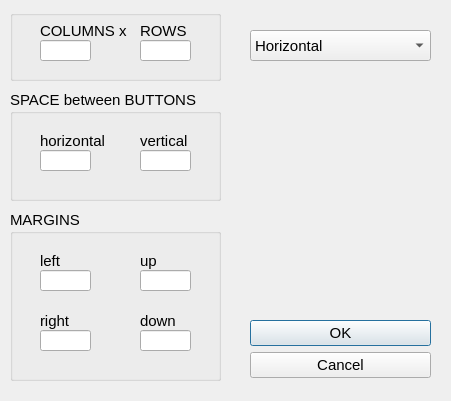
<?xml version="1.0" encoding="UTF-8"?>
<ui version="4.0">
 <class>DlgKeypad</class>
 <widget class="QDialog" name="DlgKeypad">
  <property name="geometry">
   <rect>
    <x>0</x>
    <y>0</y>
    <width>451</width>
    <height>401</height>
   </rect>
  </property>
  <property name="font">
   <font>
    <pointsize>11</pointsize>
   </font>
  </property>
  <property name="windowTitle">
   <string>Create a Grid of Buttons</string>
  </property>
  <widget class="QDialogButtonBox" name="buttonBox">
   <property name="geometry">
    <rect>
     <x>250</x>
     <y>320</y>
     <width>181</width>
     <height>71</height>
    </rect>
   </property>
   <property name="orientation">
    <enum>Qt::Vertical</enum>
   </property>
   <property name="standardButtons">
    <set>QDialogButtonBox::Cancel|QDialogButtonBox::Ok</set>
   </property>
  </widget>
  <widget class="QLabel" name="labelcol">
   <property name="geometry">
    <rect>
     <x>40</x>
     <y>20</y>
     <width>91</width>
     <height>21</height>
    </rect>
   </property>
   <property name="text">
    <string>COLUMNS x</string>
   </property>
  </widget>
  <widget class="QLabel" name="labelrow">
   <property name="geometry">
    <rect>
     <x>140</x>
     <y>20</y>
     <width>51</width>
     <height>21</height>
    </rect>
   </property>
   <property name="text">
    <string>ROWS</string>
   </property>
  </widget>
  <widget class="QLineEdit" name="col">
   <property name="geometry">
    <rect>
     <x>40</x>
     <y>40</y>
     <width>51</width>
     <height>21</height>
    </rect>
   </property>
  </widget>
  <widget class="QLineEdit" name="row">
   <property name="geometry">
    <rect>
     <x>140</x>
     <y>40</y>
     <width>51</width>
     <height>21</height>
    </rect>
   </property>
  </widget>
  <widget class="QLineEdit" name="space_ver">
   <property name="geometry">
    <rect>
     <x>140</x>
     <y>150</y>
     <width>51</width>
     <height>21</height>
    </rect>
   </property>
  </widget>
  <widget class="QLineEdit" name="space_hor">
   <property name="geometry">
    <rect>
     <x>40</x>
     <y>150</y>
     <width>51</width>
     <height>21</height>
    </rect>
   </property>
  </widget>
  <widget class="QLabel" name="labelrow_2">
   <property name="geometry">
    <rect>
     <x>140</x>
     <y>130</y>
     <width>51</width>
     <height>21</height>
    </rect>
   </property>
   <property name="text">
    <string>vertical</string>
   </property>
  </widget>
  <widget class="QLabel" name="labelcol_2">
   <property name="geometry">
    <rect>
     <x>40</x>
     <y>130</y>
     <width>91</width>
     <height>21</height>
    </rect>
   </property>
   <property name="text">
    <string>horizontal</string>
   </property>
  </widget>
  <widget class="QLineEdit" name="mrg_up">
   <property name="geometry">
    <rect>
     <x>140</x>
     <y>270</y>
     <width>51</width>
     <height>21</height>
    </rect>
   </property>
  </widget>
  <widget class="QLineEdit" name="mrg_lf">
   <property name="geometry">
    <rect>
     <x>40</x>
     <y>270</y>
     <width>51</width>
     <height>21</height>
    </rect>
   </property>
  </widget>
  <widget class="QLabel" name="labelrow_3">
   <property name="geometry">
    <rect>
     <x>140</x>
     <y>250</y>
     <width>51</width>
     <height>21</height>
    </rect>
   </property>
   <property name="text">
    <string>up</string>
   </property>
  </widget>
  <widget class="QLabel" name="labelcol_3">
   <property name="geometry">
    <rect>
     <x>40</x>
     <y>250</y>
     <width>51</width>
     <height>21</height>
    </rect>
   </property>
   <property name="text">
    <string>left</string>
   </property>
  </widget>
  <widget class="QLineEdit" name="mrg_dn">
   <property name="geometry">
    <rect>
     <x>140</x>
     <y>330</y>
     <width>51</width>
     <height>21</height>
    </rect>
   </property>
  </widget>
  <widget class="QLabel" name="labelcol_4">
   <property name="geometry">
    <rect>
     <x>40</x>
     <y>310</y>
     <width>51</width>
     <height>21</height>
    </rect>
   </property>
   <property name="text">
    <string>right</string>
   </property>
  </widget>
  <widget class="QLineEdit" name="mrg_rt">
   <property name="geometry">
    <rect>
     <x>40</x>
     <y>330</y>
     <width>51</width>
     <height>21</height>
    </rect>
   </property>
  </widget>
  <widget class="QLabel" name="labelrow_4">
   <property name="geometry">
    <rect>
     <x>140</x>
     <y>310</y>
     <width>51</width>
     <height>21</height>
    </rect>
   </property>
   <property name="text">
    <string>down</string>
   </property>
  </widget>
  <widget class="QGroupBox" name="groupBox">
   <property name="geometry">
    <rect>
     <x>10</x>
     <y>210</y>
     <width>211</width>
     <height>171</height>
    </rect>
   </property>
   <property name="title">
    <string>MARGINS</string>
   </property>
  </widget>
  <widget class="QGroupBox" name="groupBox_2">
   <property name="geometry">
    <rect>
     <x>10</x>
     <y>90</y>
     <width>211</width>
     <height>111</height>
    </rect>
   </property>
   <property name="title">
    <string>SPACE between BUTTONS</string>
   </property>
  </widget>
  <widget class="QComboBox" name="cmbScan">
   <property name="geometry">
    <rect>
     <x>250</x>
     <y>30</y>
     <width>181</width>
     <height>31</height>
    </rect>
   </property>
   <item>
    <property name="text">
     <string>Horizontal</string>
    </property>
   </item>
   <item>
    <property name="text">
     <string>Vertical</string>
    </property>
   </item>
  </widget>
  <widget class="QGroupBox" name="groupBox_3">
   <property name="geometry">
    <rect>
     <x>10</x>
     <y>10</y>
     <width>211</width>
     <height>71</height>
    </rect>
   </property>
   <property name="title">
    <string/>
   </property>
  </widget>
  <zorder>groupBox_3</zorder>
  <zorder>groupBox</zorder>
  <zorder>groupBox_2</zorder>
  <zorder>buttonBox</zorder>
  <zorder>labelcol</zorder>
  <zorder>labelrow</zorder>
  <zorder>col</zorder>
  <zorder>row</zorder>
  <zorder>space_ver</zorder>
  <zorder>space_hor</zorder>
  <zorder>labelrow_2</zorder>
  <zorder>labelcol_2</zorder>
  <zorder>mrg_up</zorder>
  <zorder>mrg_lf</zorder>
  <zorder>labelrow_3</zorder>
  <zorder>labelcol_3</zorder>
  <zorder>mrg_dn</zorder>
  <zorder>labelcol_4</zorder>
  <zorder>mrg_rt</zorder>
  <zorder>labelrow_4</zorder>
  <zorder>cmbScan</zorder>
 </widget>
 <resources/>
 <connections>
  <connection>
   <sender>buttonBox</sender>
   <signal>accepted()</signal>
   <receiver>DlgKeypad</receiver>
   <slot>accept()</slot>
   <hints>
    <hint type="sourcelabel">
     <x>248</x>
     <y>254</y>
    </hint>
    <hint type="destinationlabel">
     <x>157</x>
     <y>274</y>
    </hint>
   </hints>
  </connection>
  <connection>
   <sender>buttonBox</sender>
   <signal>rejected()</signal>
   <receiver>DlgKeypad</receiver>
   <slot>reject()</slot>
   <hints>
    <hint type="sourcelabel">
     <x>316</x>
     <y>260</y>
    </hint>
    <hint type="destinationlabel">
     <x>286</x>
     <y>274</y>
    </hint>
   </hints>
  </connection>
 </connections>
</ui>
